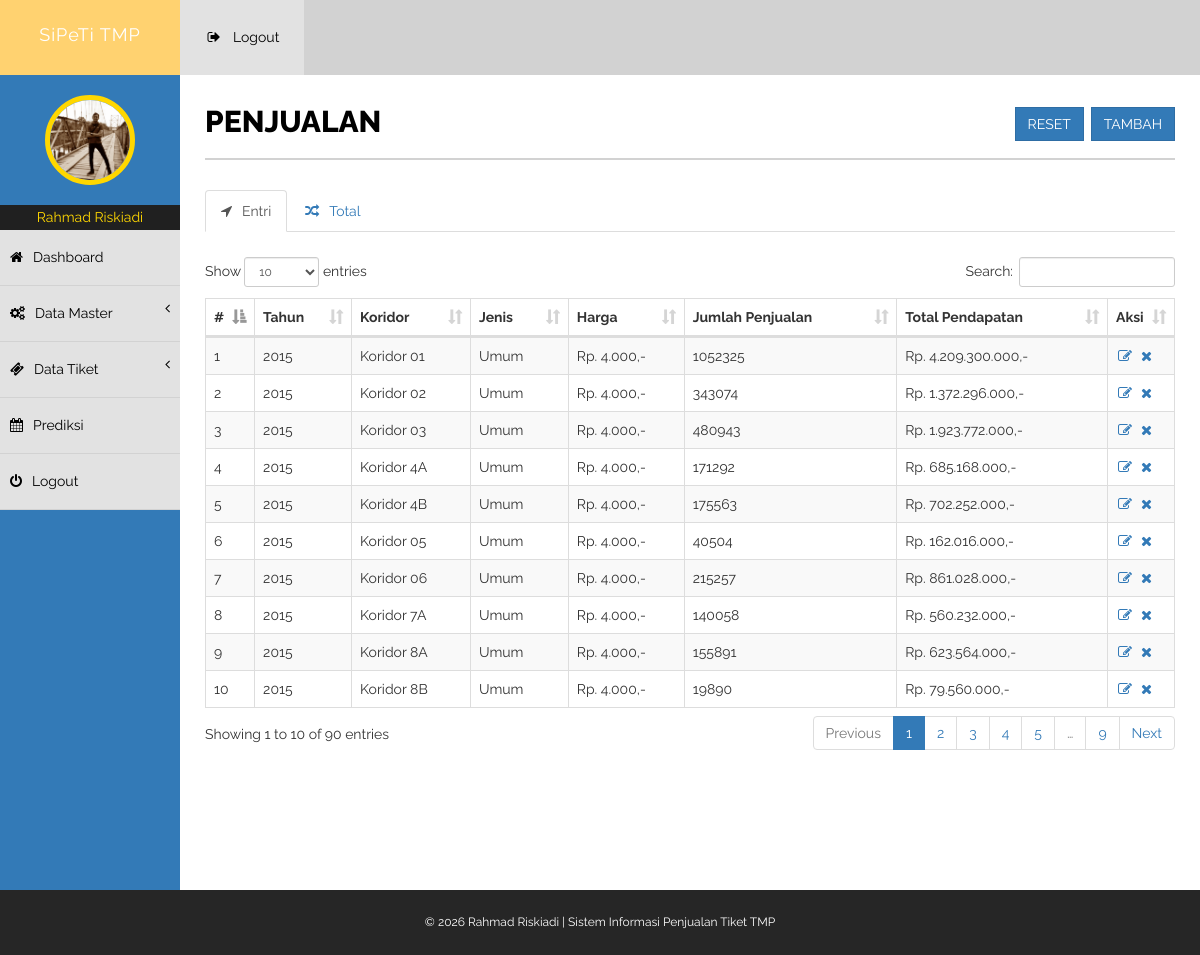
/penjualan (signed in), run on the app's committed database.
### tables this page shows
CREATE TABLE `penjualan` (
  `id` int(11) NOT NULL,
  `koridorID` int(11) NOT NULL,
  `jumlah` int(11) NOT NULL,
  `tahun` year(4) NOT NULL
);

CREATE TABLE `koridor` (
  `id` int(11) NOT NULL,
  `jenisID` int(11) NOT NULL,
  `koridor` text NOT NULL
);

CREATE TABLE `jenis` (
  `id` int(11) NOT NULL,
  `jenisTiket` varchar(10) NOT NULL,
  `hargaTiket` bigint(10) NOT NULL
);

### modul/penjualan/penjualan.php (the view, shortened to what this page needs)
<?php
$a=$_GET['a'] ?? '';
switch($a){
    default:
        if(empty($_GET['thn'])){$tahun=array();$tampil="SEMUA TAHUN";$filter="";}
        else{$thnFilter=$_GET['thn'];$tahun=array();$tampil="$thnFilter";$filter=" AND tahun='$thnFilter'";}
        ?>
        <div class="row">
            <div class="col-lg-12">
                <h1 class="page-head-line"><?php echo strtoupper($m);?>
                    <span class="pull-right text-muted">
						<a href="<?php echo $site.$m;?>/reset" class="btn btn-primary" onclick="return konfirmasi()">Reset</a>
						<a href="<?php echo $site.$m;?>/tambah" class="btn btn-primary">Tambah</a>
                </h1>
            </div>
        </div>
        <div class="row">
            <div class="col-lg-12">
                <ul class="nav nav-tabs">
                    <li class="active"><a href="#entri" data-toggle="tab" aria-expanded="true"><i class="fa fa-location-arrow "></i>Entri</a>
                    </li>
                    <li class=""><a href="#total" data-toggle="tab" aria-expanded="false"><i class="fa  fa-random"></i>Total</a>
                    </li>
                </ul>
                <div class="tab-content">
                    <div class="tab-pane fade active in" id="entri">
                        <br/>
                    <div class="table-responsive">
                        <table class="table table-striped table-bordered table-hover" id="t1">
                            <thead>
                            <tr>
                                <th style="width:5%;">#</th>
                                <th  style="width:10%;">Tahun</th>
                                <th>Koridor</th>
                                <th>Jenis</th>
                                <th>Harga</th>
                                <th>Jumlah Penjualan</th>
                                <th>Total Pendapatan</th>
                                <th style="width:5%;">Aksi</th>
                            </tr>
                            </thead>
                            <tbody>
                            <?php
                            $no=0;
                            $q=$con->query("SELECT *,a.id as idPen FROM penjualan a, koridor b, jenis c WHERE
									a.koridorID=b.id AND b.jenisID=c.id $filter ORDER BY tahun ASC ");
                            while($r=$q->fetch_object()){
                                $no++;
                                $ttl = $r->hargaTiket*$r->jumlah;
                                echo "<tr>
											<td>$no</td>
											<td>$r->tahun</td>
											<td>$r->koridor</td>
											<td>$r->jenisTiket</td>
											<td>Rp. ".money($r->hargaTiket)."</td>
											<td>$r->jumlah</td>
											<td>Rp. ".money($ttl)."</td>
											<td>
											<a href='".$site."$m/update/$r->idPen'><i class='fa fa-edit fa-fw' title='Update'></i></a>
											<a href='".$site."$m/delete/$r->idPen'><i class='fa fa-times fa-fw' title='Delete' onclick='return konfirmasi()'></i></a>
											</td>
										</tr>";
                            }
                            ?>
                            </tbody>
                        </table>
                    </div>
                </div>
            </div>
        </div>
        <?php break; ?>
<?php }	?>

### assets/css/style.css (style rules this page uses)
body { font-family: 'Raleway', sans-serif; line-height:25px; font-size:14px; }
.page-head-line { font-size: 30px; text-transform: uppercase; color: #000; font-weight: 800; padding-bottom: 20px; border-bottom: 2px solid #d2d2d2; margin-bottom: 30px; }
.btn { border-radius:0px!important; -moz-border-radius:0px!important; -webkit-border-radius:0px!important; }
.nav > li > a > i { margin-right: 10px; }

### data on the page
penjualan: tahun "2015", koridorID.koridor "Koridor 01", jenis.jenisTiket "Umum", jenis.hargaTiket "4.000,-", jumlah "1052325", jumlah.hargaTiket "4.209.300.000,-"
penjualan: tahun "2015", koridorID.koridor "Koridor 02", jenis.jenisTiket "Umum", jenis.hargaTiket "4.000,-", jumlah "343074", jumlah.hargaTiket "1.372.296.000,-"
penjualan: tahun "2015", koridorID.koridor "Koridor 03", jenis.jenisTiket "Umum", jenis.hargaTiket "4.000,-", jumlah "480943", jumlah.hargaTiket "1.923.772.000,-"
penjualan: tahun "2015", koridorID.koridor "Koridor 4A", jenis.jenisTiket "Umum", jenis.hargaTiket "4.000,-", jumlah "171292", jumlah.hargaTiket "685.168.000,-"
penjualan: tahun "2015", koridorID.koridor "Koridor 4B", jenis.jenisTiket "Umum", jenis.hargaTiket "4.000,-", jumlah "175563", jumlah.hargaTiket "702.252.000,-"
penjualan: tahun "2015", koridorID.koridor "Koridor 05", jenis.jenisTiket "Umum", jenis.hargaTiket "4.000,-", jumlah "40504", jumlah.hargaTiket "162.016.000,-"
penjualan: tahun "2015", koridorID.koridor "Koridor 06", jenis.jenisTiket "Umum", jenis.hargaTiket "4.000,-", jumlah "215257", jumlah.hargaTiket "861.028.000,-"
penjualan: tahun "2015", koridorID.koridor "Koridor 7A", jenis.jenisTiket "Umum", jenis.hargaTiket "4.000,-", jumlah "140058", jumlah.hargaTiket "560.232.000,-"
penjualan: tahun "2015", koridorID.koridor "Koridor 8A", jenis.jenisTiket "Umum", jenis.hargaTiket "4.000,-", jumlah "155891", jumlah.hargaTiket "623.564.000,-"
penjualan: tahun "2015", koridorID.koridor "Koridor 8B", jenis.jenisTiket "Umum", jenis.hargaTiket "4.000,-", jumlah "19890", jumlah.hargaTiket "79.560.000,-"

### other printed values
$aplikasi "SiPeTi TMP"
$develop "Rahmad Riskiadi"
$m "PENJUALAN"
$footer "© 2026 Rahmad Riskiadi | Sistem Informasi Penjualan Tiket TMP"
